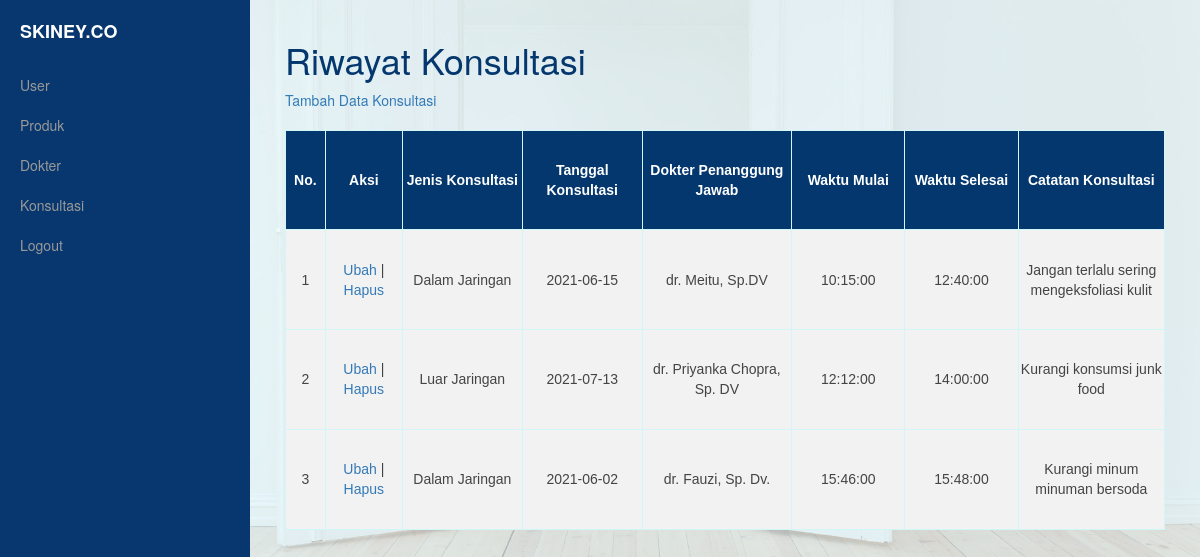
The page /konsultasi/daftar_konsultasi.php on the database its author committed.
### tables this page shows
CREATE TABLE `konsultasi` (
  `id` int(11) NOT NULL,
  `jenis_konsultasi` varchar(15) NOT NULL,
  `tanggal_konsultasi` date NOT NULL,
  `dokter_pj` varchar(200) NOT NULL,
  `waktu_mulai` time NOT NULL,
  `waktu_selesai` time NOT NULL,
  `catatan_konsultasi` varchar(200) DEFAULT NULL
);

### functions.php (called while the page is built, shortened)
<?php
$koneksi = mysqli_connect("localhost", "root", "", "joco");
function query($query) {
    global $koneksi;
    $result = mysqli_query($koneksi, $query);
    $rows = [];
    while( $row = mysqli_fetch_assoc($result) ) {
        $rows[] = $row;
    }
    return $rows;
}
?>

### konsultasi/daftar_konsultasi.php (the view, shortened to what this page needs)
<?php
require '../functions.php';
$konsultasi = query("SELECT * FROM konsultasi");
?>
<!DOCTYPE html>
<html lang="en">
<head>
    <link href="css/bootstrap.min.css" rel="stylesheet">
    <link href="css/simple-sidebar.css" rel="stylesheet">
</head>
<body>
    <div id="wrapper">
        <div id="sidebar-wrapper">
            <ul class="sidebar-nav">
                <li class="sidebar-brand">
                    <a href="../dashboard.php">
                        <b> SKINEY.CO </b>
                    </a>
                </li>
                <li>
                    <a href="../data_user/daftar_user.php">User</a>
                </li>
                <li>
                    <a href="../produk/daftar_produk.php">Produk</a>
                </li>
                <li>
                    <a href="../dokter/daftar_dokter.php">Dokter</a>
                </li>
                <li>
                    <a href="../konsultasi/daftar_konsultasi.php">Konsultasi</a>
                </li>
                <li>
                <a href="../logout.php" onclick="return confirm('Apakah Anda yakin ingin keluar?');"> Logout </a>
                </li>
            </ul>
        </div>
        <div id="page-content-wrapper">
            <div class="container-fluid">
                <div class="row">
                    <div class="col-lg-12">
                        <h1 class="warnakita">Riwayat Konsultasi</h1>
                        <a href="tambah_konsultasi.php"> Tambah Data Konsultasi </a>
                        <br><br>
                        <table class="table1" border="1">
                            <tr>
                                <th width="50px"> <center> <b> No. </b> </center> </th>
                                <th width="100px"> <center> <b> Aksi </b> </center> </th>
                                <th width="150px"> <center> <b> Jenis Konsultasi </b> </center> </th>
                                <th width="150px"> <center> <b> Tanggal Konsultasi </b> </center> </th>
                                <th width="190px"> <center> <b> Dokter Penanggung Jawab </b> </center> </th>
                                <th width="150px"> <center> <b> Waktu Mulai </b> </center> </th>
                                <th width="150px"> <center> <b> Waktu Selesai </b> </center> </th>
                                <th width="180px"> <center> <b> Catatan Konsultasi </b> </center> </th>
                            </tr>
                            <?php $i = 1; ?>
                            <?php foreach($konsultasi as $row) : ?>
                            <tr>
                                <td> <?= $i ?> </td>
                                <td>
                                    <a href="ubah_konsultasi.php?id=<?= $row["id"]; ?>"> Ubah </a> |
                                    <a href="hapus_konsultasi.php?id=<?= $row["id"]; ?>"> Hapus </a>
                                </td>
                                <td> <?= $row["jenis_konsultasi"]; ?> </td>
                                <td> <?= $row["tanggal_konsultasi"]; ?> </td>
                                <td> <?= $row["dokter_pj"]; ?> </td>
                                <td> <?= $row["waktu_mulai"] ?> </td>
                                <td> <?= $row["waktu_selesai"] ?> </td>
                                <td> <?= $row["catatan_konsultasi"] ?> </td>
                            </tr>
                            <?php $i++; ?>
                            <?php endforeach; ?>
</table>
                    </div>
                </div>
            </div>
        </div>
    </div>
</body>
</html>

### konsultasi/css/simple-sidebar.css (style rules this page uses)
#wrapper { padding-left: 0; -webkit-transition: all 0.5s ease; -moz-transition: all 0.5s ease; -o-transition: all 0.5s ease; transition: all 0.5s ease; }
#sidebar-wrapper { z-index: 1000; position: fixed; left: 250px; width: 0; height: 100%; margin-left: -250px; overflow-y: auto; background: rgb(7, 55, 110); -webkit-transition: all 0.5s ease; -moz-transition: all 0.5s ease; -o-transition: all 0.5s ease; transition: all 0.5s ease; }
#page-content-wrapper { width: 100%; padding: 15px; }
.sidebar-nav { position: absolute; top: 0; width: 250px; margin: 0; padding: 0; list-style: none; }
.sidebar-nav li { text-indent: 20px; line-height: 40px; }
.sidebar-nav li a { display: block; text-decoration: none; color: #999999; }
.sidebar-nav > .sidebar-brand { height: 65px; font-size: 18px; line-height: 60px; }
.sidebar-nav > .sidebar-brand a { color: #999999; }
@media (min-width:768px) { #wrapper { padding-left: 250px; } }
@media (min-width:768px) { #sidebar-wrapper { width: 250px; } }
@media (min-width:768px) { #page-content-wrapper { padding: 20px; } }

### konsultasi/daftar_konsultasi.php (style rules this page uses)
.warnakita { color: #04376e; }
body { font-family: sans-serif; background: url('../bg.jpg'); background-position: center; background-size: cover; height: auto; transition: all .5s; }
.table1 { font-family: sans-serif; color: #444; border-collapse: collapse; height: 400px; border: 1px solid #D2f5f7; }
.table1 tr th { background: #04376e; color: #fff; font-weight: normal; }
.table1, th, td { padding: 8px 20px; text-align: center; background-color: #f2f2f2; }
.table1 tr:nth-child(even) { background-color: #f2f2f2; }

### rows shown on the page
konsultasi: jenis_konsultasi "Dalam Jaringan", tanggal_konsultasi "2021-06-15", dokter_pj "dr. Meitu, Sp.DV", waktu_mulai "10:15:00", waktu_selesai "12:40:00", catatan_konsultasi "Jangan terlalu sering mengeksfoliasi kulit"
konsultasi: jenis_konsultasi "Luar Jaringan", tanggal_konsultasi "2021-07-13", dokter_pj "dr. Priyanka Chopra, Sp. DV", waktu_mulai "12:12:00", waktu_selesai "14:00:00", catatan_konsultasi "Kurangi konsumsi junk food"
konsultasi: jenis_konsultasi "Dalam Jaringan", tanggal_konsultasi "2021-06-02", dokter_pj "dr. Fauzi, Sp. Dv.", waktu_mulai "15:46:00", waktu_selesai "15:48:00", catatan_konsultasi "Kurangi minum minuman bersoda"
